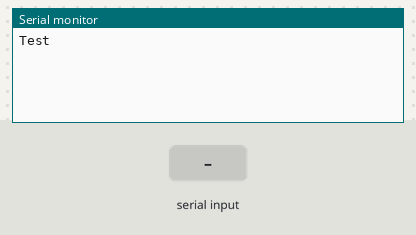
The sketch below on a simulated Arduino Mega 2560, built with avr-gcc and run on an emulated ATmega2560. On the bench: the last lines printed to the serial monitor. The inputs (shaded band) are chosen by the test bench.

Above: at 1.2 s.
1.3 s: "1" received over the second serial link
At 3.1 s:
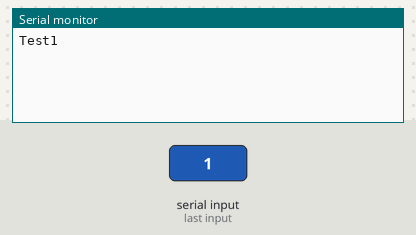
3.8 s: "0" received over the second serial link
At 5.2 s:
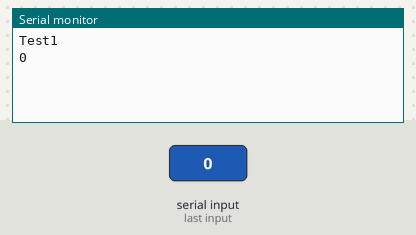
5.3 s: "2" received over the second serial link
At 7.4 s:
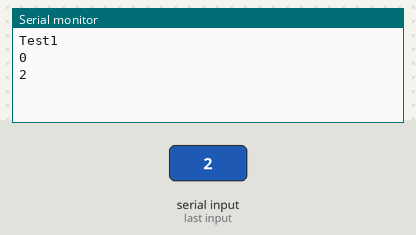

The sketch:

Serial-Serial1.ino
```cpp
void setup() {
  Serial.begin(115200);
  Serial1.begin(115200);
  Serial.print("Test");
}

void loop() {
// read from port 1, send to port 0:
  if (Serial1.available()) {
    //char inByte = Serial1.read();
    String datosSerial = Serial1.readString();
    //Serial.write(inByte);
    Serial.println(datosSerial);
  }
  delay(100);
}
/*
void setup()
{
 Serial.begin(115200);
 Serial1.begin(115200);
}

unsigned long previousTime = 0;
int counter = 0;

void loop() {

 unsigned long currentTime = millis();
 if ( currentTime - previousTime > 60 ) {
   counter = counter + 1;
   String data;
   data.concat("counter: ");
   data.concat(counter);
   data.concat(",");
   data.concat("time: ");
   data.concat(currentTime);
   data.concat("\r\n");
   Serial.write(data.c_str());
   Serial1.write(data.c_str());
   previousTime = currentTime;
 }
}
*/
```

Measured:
- after the input at 1.3 s, the serial monitor: prints a new line after 1.0 s (image 1)
- after the input at 3.8 s, the serial monitor: prints a new line after 1.0 s (image 2)
- after the input at 5.3 s, the serial monitor: prints a new line after 1.0 s (image 3)
